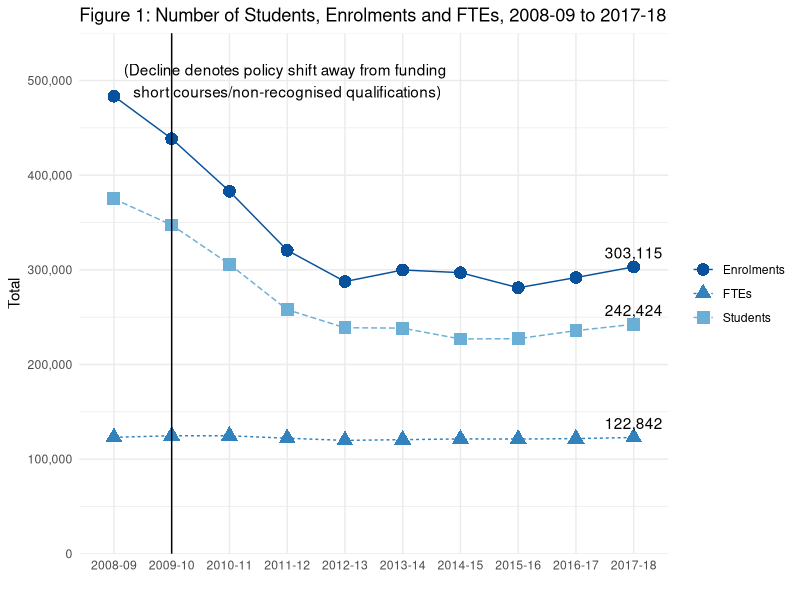
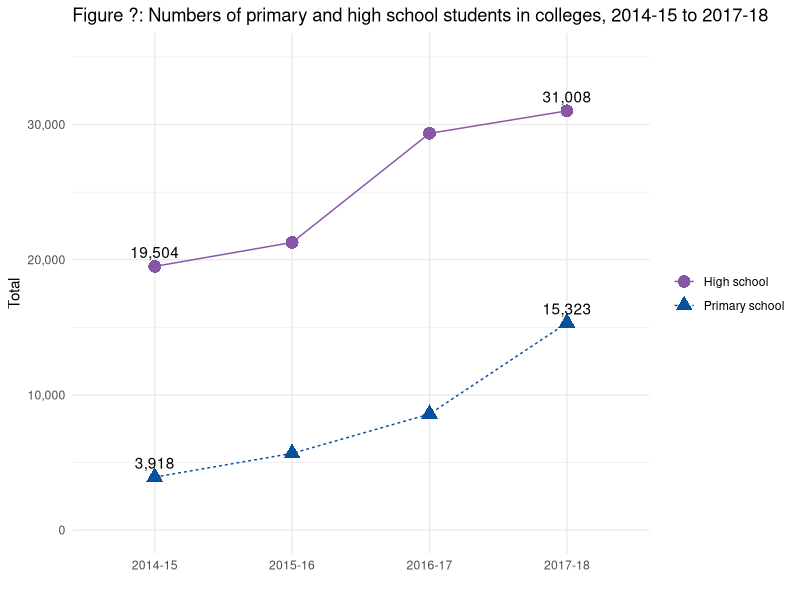

Recreate these plots in R, in order.
library(tidyverse)
library(scales)


#RECREATING TOP-LINE CHART#####################

numbers <- c(483472, 438522, 383005, 320646, 287586, 299828, 297011, 281051, 291849, 303115, 374986, 347336, 305969, 257913, 238805, 238399, 226919, 227258, 235737, 242424, 123031, 124670, 124650, 122068, 119759, 120555, 121309, 121184, 121653, 122842)
year <- c("2008-09", "2009-10", "2010-11", "2011-12", "2012-13", "2013-14", "2014-15", "2015-16", "2016-17", "2017-18","2008-09", "2009-10", "2010-11", "2011-12", "2012-13", "2013-14", "2014-15", "2015-16", "2016-17", "2017-18", "2008-09", "2009-10", "2010-11", "2011-12", "2012-13", "2013-14", "2014-15", "2015-16", "2016-17", "2017-18")
class <- c("Enrolments", "Enrolments", "Enrolments", "Enrolments", "Enrolments", "Enrolments", "Enrolments", "Enrolments", "Enrolments", "Enrolments", "Students", "Students", "Students", "Students", "Students", "Students", "Students", "Students", "Students", "Students", "FTEs", "FTEs", "FTEs", "FTEs", "FTEs", "FTEs", "FTEs", "FTEs", "FTEs", "FTEs")

FTEs <- data.frame(numbers, year, class)

p <- ggplot(data=FTEs, aes(x=year, y=numbers, group=class, label = ',')) +
  geom_point(size = 4, aes(shape=class, color=class)) +
  geom_line(aes(linetype = class, color = class)) +
  scale_color_manual(values=c("#08519c","#3182bd", "#6baed6")) +
  labs(title="Figure 1: Number of Students, Enrolments and FTEs, 2008-09 to 2017-18", y="Total", x="") +
  scale_y_continuous(labels = scales::comma, limits = c(25000, 525000)) +
  theme_minimal()+
  theme(legend.title = element_blank()) +
  geom_text(aes(label = ifelse(year %in% "2017-18", comma(numbers), "")), hjust=.5, vjust= -.7) +
  geom_vline(xintercept = 2)

p + annotate("text",
             x = 4,
             y = 500000,
             label = "(Decline denotes policy shift away from funding \nshort courses/non-recognised qualifications)")


#######AGE CHART (dummy data)###############
numbers_age <- c(3918, 5671, 8583, 15323, 19504, 21276, 29345, 31008)
year_age <- c("2014-15", "2015-16", "2016-17", "2017-18","2014-15", "2015-16", "2016-17", "2017-18")
class_age <- c("Primary school", "Primary school", "Primary school", "Primary school", "High school", "High school", "High school", "High school")

AGE_graph <- data.frame(numbers_age, year_age, class_age)

ggplot(data = AGE_graph, aes(x=year_age, y=numbers_age, group = class_age, label = ',')) +
  geom_point (size = 4, aes(shape=class_age, color=class_age))+
  geom_line(aes(linetype = class_age, color = class_age)) +
  scale_color_manual(values=c("#8856a7", "#08519c")) +
  labs(title="Figure ?: Numbers of primary and high school students in colleges, 2014-15 to 2017-18", y="Total", x="") +
  scale_y_continuous(labels = scales::comma, limits = c(0, 35000))+
  theme_minimal() +
  theme(legend.title = element_blank()) +
  geom_text(aes(label = ifelse(year_age %in% c("2014-15", "2017-18"), comma(numbers_age), "")), hjust=.5, vjust= -.7)
